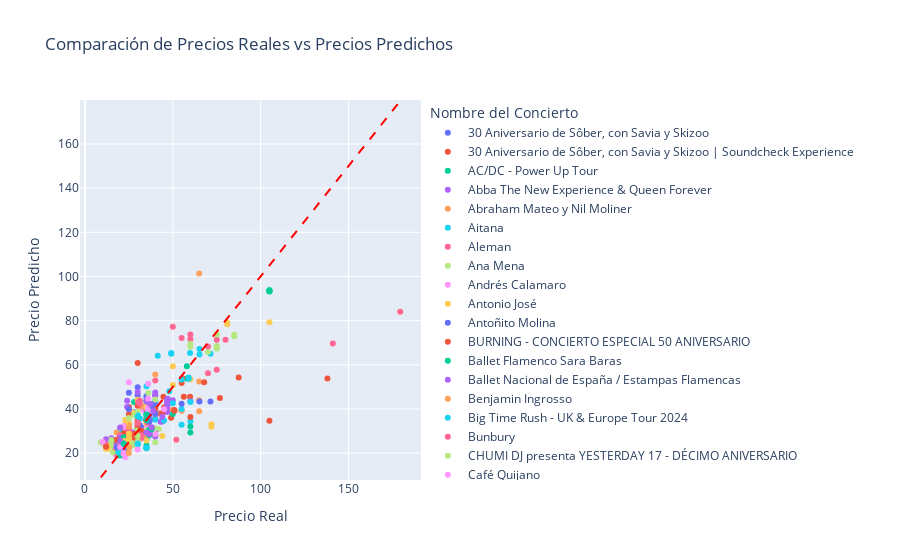

Here is the notebook cell this chart was saved with:
### Code cell
# Definir los parámetros para Random Search
params = {
    'mlp__hidden_layer_sizes': [(x,) for x in range(1, 300)] + [(x, x) for x in range(0, 300)],  # Incluye configuraciones de una y dos capas
    'mlp__activation': ["relu", "identity",  "tanh", "logistic"],
    'mlp__solver': ['sgd', 'lbfgs', 'adam'],
    'mlp__learning_rate': ['invscaling', 'constant','adaptive'] ,
    'mlp__alpha': np.logspace(-5, 2)  # Genera 8 valores entre 10^-5 y 10^2
}

# Realizar Random Search
start_time = time.time()

randomSearch = RandomizedSearchCV(estimator=pipeline, param_distributions=params, n_iter=2016, n_jobs=-1, scoring='neg_mean_squared_error', cv=ps)
randomSearch.fit(X_train, y)

results = cross_validate(randomSearch.best_estimator_, X_train, y, cv=ps, scoring=scoring, return_train_score=True)

end_time = time.time()
execution_time = end_time - start_time
print("Tiempo de ejecución:", execution_time, "segundos")

print('Mejores parámetros RandomSearch: ', randomSearch.best_params_)

resultados = crear_tabla_resultados(results)

cargar_modelo_mlflow(randomSearch.best_estimator_, 'MIN_PRICE', 'RANDOM SEARCH ESTANDARIZADO', resultados, execution_time)

# Mostrar las predicciones y los valores reales
plot_model_predictions(randomSearch.best_estimator_, X_train, y, data)
feature_importance(randomSearch.best_estimator_, X_train, y, 15)
resultados
